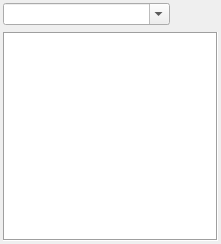
  <widget class="QFrame" name="textureListFrame">
   <property name="geometry">
    <rect>
     <x>550</x>
     <y>210</y>
     <width>221</width>
     <height>244</height>
    </rect>
   </property>
   <property name="frameShape">
    <enum>QFrame::Shape::NoFrame</enum>
   </property>
   <property name="frameShadow">
    <enum>QFrame::Shadow::Plain</enum>
   </property>
   <layout class="QVBoxLayout" name="verticalLayout">
    <property name="spacing">
     <number>6</number>
    </property>
    <property name="leftMargin">
     <number>3</number>
    </property>
    <property name="topMargin">
     <number>3</number>
    </property>
    <property name="rightMargin">
     <number>3</number>
    </property>
    <property name="bottomMargin">
     <number>3</number>
    </property>
    <item>
     <layout class="QHBoxLayout" name="textureListControls">
      <property name="spacing">
       <number>0</number>
      </property>
      <item>
       <widget class="QComboBox" name="textureListFilter">
        <property name="sizePolicy">
         <sizepolicy hsizetype="MinimumExpanding" vsizetype="Fixed">
          <horstretch>0</horstretch>
          <verstretch>0</verstretch>
         </sizepolicy>
        </property>
        <property name="editable">
         <bool>true</bool>
        </property>
       </widget>
      </item>
      <item>
       <widget class="QToolButton" name="cancelTextureListFilter">
        <property name="text">
         <string/>
        </property>
        <property name="icon">
         <iconset resource="../Resources/resources.qrc">
          <normaloff>:/cross.png</normaloff>:/cross.png</iconset>
        </property>
        <property name="autoRaise">
         <bool>true</bool>
        </property>
       </widget>
      </item>
      <item>
       <widget class="QToolButton" name="colSelect">
        <property name="toolTip">
         <string>Select visible columns</string>
        </property>
        <property name="icon">
         <iconset resource="../Resources/resources.qrc">
          <normaloff>:/timeline_marker.png</normaloff>:/timeline_marker.png</iconset>
        </property>
        <property name="autoRaise">
         <bool>true</bool>
        </property>
       </widget>
      </item>
     </layout>
    </item>
    <item>
     <widget class="RDTreeWidget" name="textureList">
      <property name="frameShape">
       <enum>QFrame::Shape::Box</enum>
      </property>
      <property name="frameShadow">
       <enum>QFrame::Shadow::Sunken</enum>
      </property>
      <property name="editTriggers">
       <set>QAbstractItemView::EditTrigger::NoEditTriggers</set>
      </property>
      <property name="showDropIndicator" stdset="0">
       <bool>false</bool>
      </property>
      <property name="indentation">
       <number>0</number>
      </property>
      <property name="rootIsDecorated">
       <bool>true</bool>
      </property>
      <property name="uniformRowHeights">
       <bool>true</bool>
      </property>
      <property name="itemsExpandable">
       <bool>false</bool>
      </property>
      <property name="sortingEnabled">
       <bool>true</bool>
      </property>
      <property name="allColumnsShowFocus">
       <bool>true</bool>
      </property>
      <property name="wordWrap">
       <bool>false</bool>
      </property>
      <property name="clearSelectionOnFocusLoss" stdset="0">
       <bool>false</bool>
      </property>
     </widget>
    </item>
   </layout>
  </widget>
